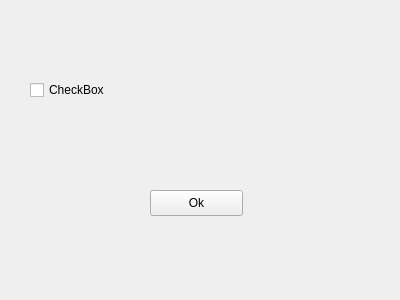
<?xml version="1.0" encoding="UTF-8"?>
<ui version="4.0">
 <class>Navbar</class>
 <widget class="QWidget" name="Navbar">
  <property name="geometry">
   <rect>
    <x>0</x>
    <y>0</y>
    <width>400</width>
    <height>300</height>
   </rect>
  </property>
  <property name="windowTitle">
   <string>Navbar</string>
  </property>
  <widget class="QPushButton" name="pushButton">
   <property name="geometry">
    <rect>
     <x>150</x>
     <y>190</y>
     <width>93</width>
     <height>26</height>
    </rect>
   </property>
   <property name="text">
    <string>Ok</string>
   </property>
  </widget>
  <widget class="QWidget" name="verticalLayoutWidget">
   <property name="geometry">
    <rect>
     <x>30</x>
     <y>10</y>
     <width>321</width>
     <height>141</height>
    </rect>
   </property>
   <layout class="QVBoxLayout" name="verticalLayout">
    <item>
     <spacer name="horizontalSpacer">
      <property name="orientation">
       <enum>Qt::Orientation::Horizontal</enum>
      </property>
      <property name="sizeHint" stdset="0">
       <size>
        <width>40</width>
        <height>20</height>
       </size>
      </property>
     </spacer>
    </item>
    <item>
     <widget class="QCheckBox" name="checkBox">
      <property name="text">
       <string>CheckBox</string>
      </property>
     </widget>
    </item>
   </layout>
  </widget>
 </widget>
 <resources/>
 <connections/>
</ui>
